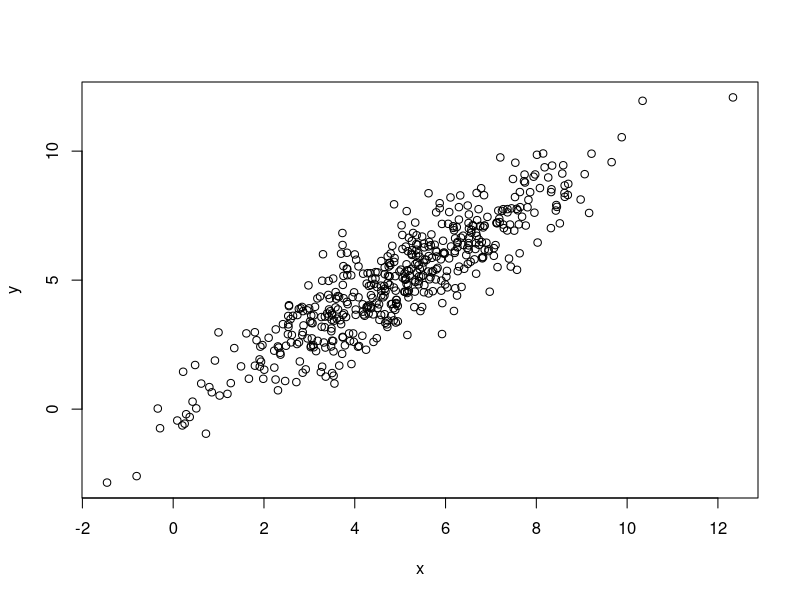
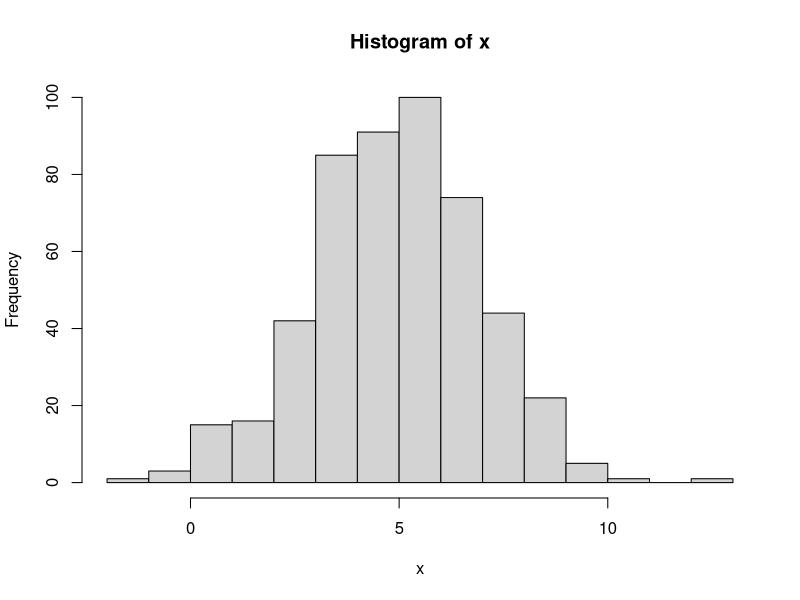

The R source for these figures, in order:
## ---- chunk 1
#| label: fig-rando-plot
#| fig-cap: "Totally bogus data."
x <- rnorm(500, mean=5, sd=2)
y <- x + rnorm(500)
plot(x, y)
## ---- chunk 2
#| label: tbl-rando
#| tbl-cap: Random correlated data
df <- data.frame(x=x,y=y)
df 
## ---- chunk 3
#| label: fig-rando-x-hist
#| fig-cap: "Histogram of random x."
#| echo: false
hist(x)
